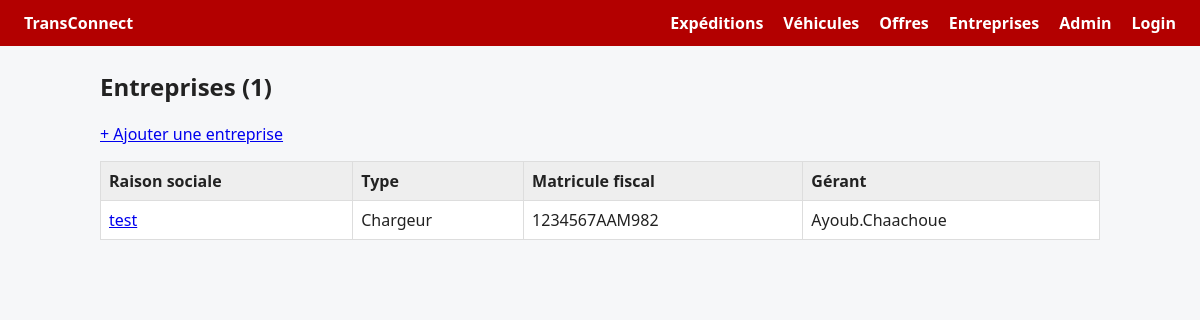
The app's page /entreprises/ with its own data.
### EntreprisesApp/models.py (models this page shows, shortened)
class Entreprise(models.Model):
    raison_sociale = models.CharField()
    matricule_fiscal = models.CharField(
        max_length=17,
        unique=True,
        validators=[
            RegexValidator(
                regex=r"^\d{7}[/ -]?[A-Za-z][/ -]?[ABDNPEabdnpe][/ -]?[MPCNEmpcne][/ -]?\d{3}$",
                message="Matricule fiscal invalide (ex. 1234567AAM000 ou 1234567/A/A/M/000).",
            )
        ],
    )
    type_entreprise = models.CharField(
        choices=[
            ("chargeur", "chargeur"),
            ("transporteur", "transporteur"),
        ]
    )
    adresse = models.TextField(validators=[MinLengthValidator(20)])
    created_at = models.DateTimeField(auto_now_add=True)
    updated_at = models.DateTimeField(auto_now=True)
    gerant = models.OneToOneField(
        settings.AUTH_USER_MODEL,
        on_delete=models.CASCADE,
        related_name="entreprise",
    )

class Utilisateur(AbstractUser):
    user_id = models.CharField(
        max_length=8,
        primary_key=True,
        editable=False,
        validators=[
            RegexValidator(
                regex=r"^\d{2}user\d{2}$",
                message="user_id doit suivre le format AAuserNN.",
            )
        ],
    )
    email = models.EmailField(unique=True, validators=[valider_email_gmail])
    role = models.CharField(
        max_length=20,
        choices=[
            ("chargeur", "Chargeur"),
            ("transporteur", "Transporteur"),
            ("admin", "Admin"),
        ],
        default="chargeur",
    )
    telephone = models.CharField(max_length=8)
    created_at = models.DateTimeField(auto_now_add=True)
    updated_at = models.DateTimeField(auto_now=True)

### EntreprisesApp/views.py (the view)
# urls.py: path("", views.liste_entreprises, name="liste"),
def liste_entreprises(request):
    entreprises = Entreprise.objects.select_related("gerant").order_by("raison_sociale")
    return render(request, "entreprises/liste.html", {"entreprises": entreprises})

### EntreprisesApp/templates/entreprises/liste.html (shortened to what this page needs)
{% extends "base.html" %}
{% block content %}
<h2>Entreprises ({{ entreprises|length }})</h2>
<p><a href="{% url 'entreprises:ajouter' %}">+ Ajouter une entreprise</a></p>
<table>
    <tr><th>Raison sociale</th><th>Type</th><th>Matricule fiscal</th><th>Gérant</th></tr>
    {% for entreprise in entreprises %}
    <tr>
        <td><a href="{% url 'entreprises:detail' entreprise.pk %}">{{ entreprise.raison_sociale }}</a></td>
        <td>{{ entreprise.type_entreprise|capfirst }}</td>
        <td>{{ entreprise.matricule_fiscal|upper }}</td>
        <td>{{ entreprise.gerant.get_full_name|default:entreprise.gerant.username }}</td>
    </tr>
    {% empty %}
    <tr><td colspan="4">Aucune entreprise enregistrée.</td></tr>
    {% endfor %}
</table>
{% endblock %}

### templates/base.html (style rules this page uses)
body { font-family: system-ui, sans-serif; margin: 0; background: #f6f7f9; color: #222; }
table { border-collapse: collapse; width: 100%; background: #fff; }
th, td { border: 1px solid #ddd; padding: 8px; text-align: left; }
th { background: #eee; }

### records on screen
Entreprise: raison_sociale "test", type_entreprise "Chargeur", matricule_fiscal "1234567AAM982", gerant.get_full_name "Ayoub.Chaachoue"

### other values on screen
{{ entreprises|length }} "1"
